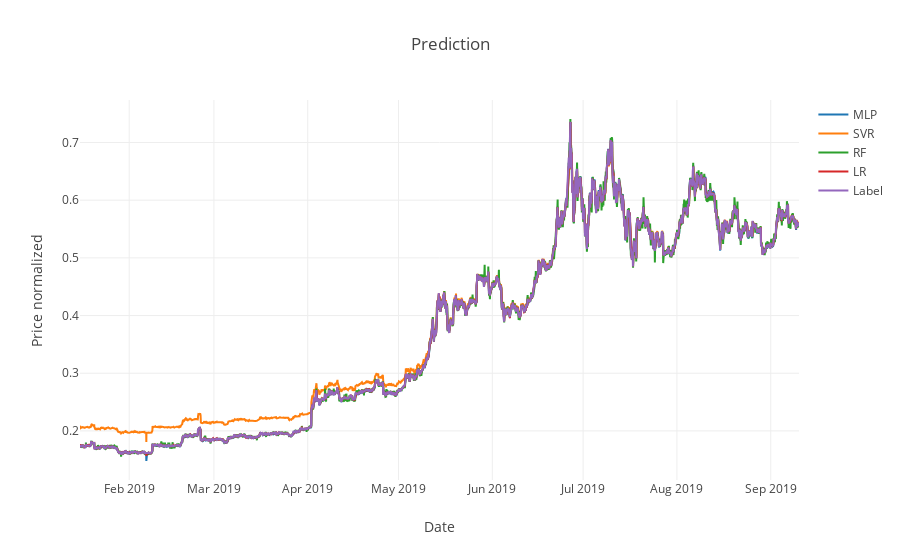

Notebook code for this chart:
### Markdown cell above
## Plotting our forecasts with label

I've plotted all forecast models with my label to visualize all of the models

### Code cell
#plotting the forecasts and label
line1 = go.Scatter( x=test_dataframe.index, y=test_dataframe.mlp_forecast, name='MLP' )
line2 = go.Scatter( x=test_dataframe.index, y=test_dataframe.svr_forecast, name='SVR' )
line3 = go.Scatter( x=test_dataframe.index, y=test_dataframe.rf_forecast, name='RF' )
line4 = go.Scatter( x=test_dataframe.index, y=test_dataframe.lr_forecast, name='LR')
line5 = go.Scatter( x=test_dataframe.index, y=test_dataframe.label, name='Label' )

layout = go.Layout(
    title='Prediction',
    yaxis=dict(title='Price normalized'),
    xaxis=dict(title='Date')
)

data = [line1, line2, line3, line4, line5]

fig = go.Figure(data=data, layout=layout)

iplot(fig)

### Figure 1 — Plotly figure (JSON) as saved in the notebook; plotly's stock layout.template omitted (floating-point values rounded to 4 significant figures; data arrays with more than 128 entries replaced by an {"elided": "..."} marker saying what was removed)
{"data": [{"name": "MLP", "type": "scatter", "uid": "896face3-e65f-4f6f-8f8d-3d8450490dd2", "x": {"elided": "5699 str values"}, "y": {"elided": "5699 float values"}}, {"name": "SVR", "type": "scatter", "uid": "041c6a16-aee9-432f-b8f4-141376b63d2b", "x": {"elided": "5699 str values"}, "y": {"elided": "5699 float values"}}, {"name": "RF", "type": "scatter", "uid": "6f9ef4ee-7a47-4e15-92ae-6f4195510a36", "x": {"elided": "5699 str values"}, "y": {"elided": "5699 float values"}}, {"name": "LR", "type": "scatter", "uid": "2bf9749d-5062-4480-817d-eaec01c80877", "x": {"elided": "5699 str values"}, "y": {"elided": "5699 float values"}}, {"name": "Label", "type": "scatter", "uid": "ffd6259a-4027-496a-a38f-7eb46cd5e304", "x": {"elided": "5699 str values"}, "y": {"elided": "5699 float values"}}], "layout": {"title": {"text": "Prediction"}, "xaxis": {"title": {"text": "Date"}}, "yaxis": {"title": {"text": "Price normalized"}}}}
